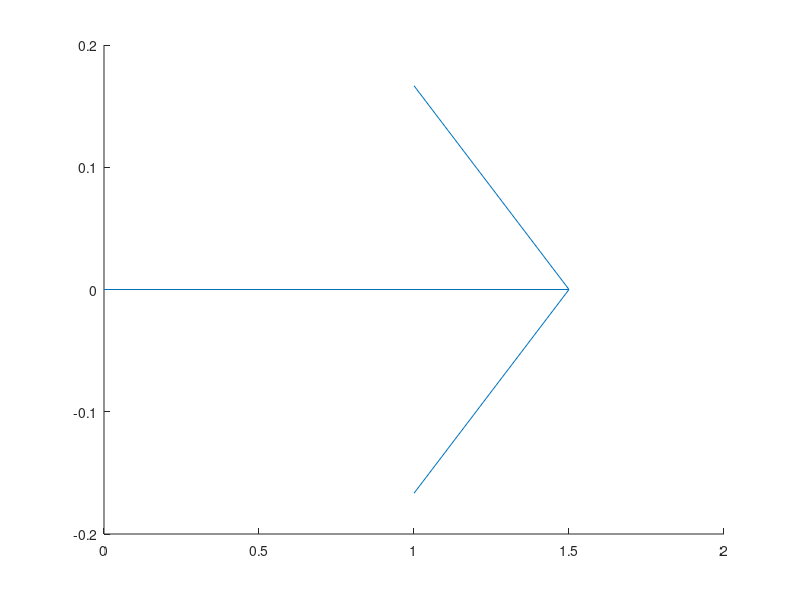

Recreate this plot in MATLAB. (Note: this script raises an error after producing the figure.)
clc; clf;
x=-10:0.1:10; y=-10:0.1:10; uG=0; vG=0;
[X,Y]=meshgrid(x,y); arsc=3; alw=4;


alpha=0*pi/180; xc=0; yc=0; 
Xvec=[reshape(X,length(x)*length(y),1),reshape(Y,length(x)*length(y),1)];
Xvec=Xvec*[cos(alpha), -sin(alpha); sin(alpha),cos(alpha)];
Xr=reshape(Xvec(:,1),length(x),length(y));
Yr=reshape(Xvec(:,2),length(x),length(y));
phi=1/2*(Xr.^2-Yr.^2);
[u,v]=gradient(phi,mean(diff(x)),mean(diff(x)));
r=sqrt(X.^2+Y.^2); u=u.*exp(-r.^2/1); v=v.*exp(-r.^2/1); 
X1=X+xc; Y1=Y+yc; uG=uG+interp2(X1,Y1,u,X,Y,"linear",0); vG=vG+interp2(X1,Y1,v,X,Y,"linear",0);
quiver(xc,yc,[cos(alpha)],[sin(alpha)],arsc/2,Alignment="tail",Color='r',LineWidth=alw,MaxHeadSize=0.8); hold on;
quiver(xc,yc,-[cos(alpha)],[sin(alpha)],arsc/2,Alignment="tail",Color='r',LineWidth=alw,MaxHeadSize=0.8); 
quiver(xc,yc,[-sin(alpha)],[cos(alpha)],arsc/2,Alignment="head",Color='r',LineWidth=alw,MaxHeadSize=0.8); 
quiver(xc,yc,[-sin(alpha)],-[cos(alpha)],arsc/2,Alignment="head",Color='r',LineWidth=alw,MaxHeadSize=0.8); 
%

alpha=-65*pi/180; xc=4; yc=0.7; 
Xvec=[reshape(X,length(x)*length(y),1),reshape(Y,length(x)*length(y),1)];
Xvec=Xvec*[cos(alpha), -sin(alpha); sin(alpha),cos(alpha)];
Xr=reshape(Xvec(:,1),length(x),length(y));
Yr=reshape(Xvec(:,2),length(x),length(y));
phi=1/2*(Xr.^2-Yr.^2);
[u,v]=gradient(phi,mean(diff(x)),mean(diff(x)));
r=sqrt(X.^2+Y.^2); u=u.*exp(-r.^2/1); v=v.*exp(-r.^2/1); 
X1=X+xc; Y1=Y+yc; uG=uG+interp2(X1,Y1,u,X,Y,"linear",0); vG=vG+interp2(X1,Y1,v,X,Y,"linear",0);
quiver(xc,yc,[cos(alpha)],[sin(alpha)],arsc/2,Alignment="tail",Color='r',LineWidth=alw,MaxHeadSize=0.8); hold on;
quiver(xc,yc,-[cos(alpha)],-[sin(alpha)],arsc/2,Alignment="tail",Color='r',LineWidth=alw,MaxHeadSize=0.8); 
quiver(xc,yc,[-sin(alpha)],[cos(alpha)],arsc/2,Alignment="head",Color='r',LineWidth=alw,MaxHeadSize=0.8); 
quiver(xc,yc,-[-sin(alpha)],-[cos(alpha)],arsc/2,Alignment="head",Color='r',LineWidth=alw,MaxHeadSize=0.8); 

%
alpha=35*pi/180; xc=1.5; yc=5.2; 
Xvec=[reshape(X,length(x)*length(y),1),reshape(Y,length(x)*length(y),1)];
Xvec=Xvec*[cos(alpha), -sin(alpha); sin(alpha),cos(alpha)];
Xr=reshape(Xvec(:,1),length(x),length(y));
Yr=reshape(Xvec(:,2),length(x),length(y));
phi=1/2*(Xr.^2-Yr.^2);
[u,v]=gradient(phi,mean(diff(x)),mean(diff(x)));
r=sqrt(X.^2+Y.^2); u=u.*exp(-r.^2/1); v=v.*exp(-r.^2/1); 
X1=X+xc; Y1=Y+yc; uG=uG+interp2(X1,Y1,u,X,Y,"linear",0); vG=vG+interp2(X1,Y1,v,X,Y,"linear",0);
quiver(xc,yc,[cos(alpha)],[sin(alpha)],arsc/2,Alignment="tail",Color='r',LineWidth=alw,MaxHeadSize=0.8); hold on;
quiver(xc,yc,-[cos(alpha)],-[sin(alpha)],arsc/2,Alignment="tail",Color='r',LineWidth=alw,MaxHeadSize=0.8); 
quiver(xc,yc,[-sin(alpha)],[cos(alpha)],arsc/2,Alignment="head",Color='r',LineWidth=alw,MaxHeadSize=0.8); 
quiver(xc,yc,-[-sin(alpha)],-[cos(alpha)],arsc/2,Alignment="head",Color='r',LineWidth=alw,MaxHeadSize=0.8); 

%

alpha=100*pi/180; xc=-1.5; yc=3.3; 
Xvec=[reshape(X,length(x)*length(y),1),reshape(Y,length(x)*length(y),1)];
Xvec=Xvec*[cos(alpha), -sin(alpha); sin(alpha),cos(alpha)];
Xr=reshape(Xvec(:,1),length(x),length(y));
Yr=reshape(Xvec(:,2),length(x),length(y));
phi=1/2*(Xr.^2-Yr.^2);
[u,v]=gradient(phi,mean(diff(x)),mean(diff(x)));
r=sqrt(X.^2+Y.^2); u=u.*exp(-r.^2/1); v=v.*exp(-r.^2/1); 
X1=X+xc; Y1=Y+yc; uG=uG+interp2(X1,Y1,u,X,Y,"linear",0); vG=vG+interp2(X1,Y1,v,X,Y,"linear",0);
quiver(xc,yc,[cos(alpha)],[sin(alpha)],arsc/2,Alignment="tail",Color='r',LineWidth=alw,MaxHeadSize=0.8); hold on;
quiver(xc,yc,-[cos(alpha)],-[sin(alpha)],arsc/2,Alignment="tail",Color='r',LineWidth=alw,MaxHeadSize=0.8); 
quiver(xc,yc,[-sin(alpha)],[cos(alpha)],arsc/2,Alignment="head",Color='r',LineWidth=alw,MaxHeadSize=0.8); 
quiver(xc,yc,-[-sin(alpha)],-[cos(alpha)],arsc/2,Alignment="head",Color='r',LineWidth=alw,MaxHeadSize=0.8); 

%

% mesh(X,Y,uG)
% quiver(X,Y,uG,vG); axis equal;
% %%
% psi=cumtrapz(Y(:,1),u,1)-cumtrapz(X(1,:),v,2);
% contour(X,Y,psi)
% % quiver(X,Y,u,v)

%


f= @(t,x) [interp2(X,Y,uG,x(1),x(2)); interp2(X,Y,vG,x(1),x(2))];
[t,y]=rk4_2(@(t,x)f(t,x),2500,0.1,0,[0.1;-2]);
%
 % quiver(X,Y,uG,vG);
hold on; plot(y(1,:),y(2,:),'k-',LineWidth=alw); axis equal;
quiver(y(1,end),y(2,end),diff(y(1,end-1:end)),diff(y(2,end-1:end)),arsc*1000,Color='k',LineWidth=alw,MaxHeadSize=10);

mar=1.5; 
minx=min(y(1,:));  maxx=max(y(1,:)); xlim([(maxx+minx)/2-(maxx-minx)/2*mar,(maxx+minx)/2+(maxx-minx)/2*mar])
minx=min(y(2,:));  maxx=max(y(2,:)); ylim([(maxx+minx)/2-(maxx-minx)/2*mar,(maxx+minx)/2+(maxx-minx)/2*mar])
ylim([-2.5 7])
xlim([-3 5.5])

text(-2.4,0.5,"saddle point","Interpreter","latex",'Color','red',"FontSize",22)
text(0.5,-1,"turbulent trajectory","Interpreter","latex",'Color','black',"FontSize",22,Rotation=0)

fnts=10; jfm_plt_aid_comm;
axis off;
%% 
exportgraphics(gcf,"turbulenceSketch.eps")

%% Hopf
clf;
xd=-0.6:0.1:0; xu=0:0.01:0.9;

plot(xd,xd*0,'k',LineWidth=1); hold on;
plot(xu,xu*0,'k--',LineWidth=1);
plot(xu,sqrt(xu)*0.9,'k-',LineWidth=1);
text(0,-0.1,"$\mu_c$",'Interpreter','latex',FontSize=15)
text(-0.85,0.9,"$A$",'Interpreter','latex',FontSize=15)
plot([-0.6 -0.6],[0 1],'k',LineWidth=1); quiver(-0.6,0.9,0,0.15,Color='black',MaxHeadSize=20,LineWidth=1)

axis off; 
axis equal;
fnts=10; jfm_plt_aid_comm; size_sq23;
set(gcf,"Position",[   450   361   247   130])

exportgraphics(gcf,"hopf1_meca.eps")

%% h1
clf;
mu=0.2;
f= @(t,x) [mu*x(1)-x(2)-x(3)*x(1);mu*x(2)+x(1)-x(3)*x(2);-x(3)+x(1)*x(1)+x(2)*x(2)];
[t,y]=rk4_2(@(t,x)f(t,x),400,0.1,0,[0;0.1/2;0]);
% plot(y')

plot(y(1,:),y(2,:),'k'); hold on; axis equal; set(gca,"XTick",[0]);set(gca,"YTick",[0]); set(gca,"XTickLabels",[]);set(gca,"YTickLabels",[]); axis square;
xlabel("x"); ylabel("y"); title("$\mu>\mu_c$"); grid on;

fnts=10; jfm_plt_aid_comm; size_sq23;
set(gcf,"Position",[     450   337   163   154])
exportgraphics(gcf,"hopf2_meca.eps")

clf;
mu=-0.09;
f= @(t,x) [mu*x(1)-x(2)-x(3)*x(1);mu*x(2)+x(1)-x(3)*x(2);-x(3)+x(1)*x(1)+x(2)*x(2)];
[t,y]=rk4_2(@(t,x)f(t,x),400,0.1,0,[0;0.1/2;0]);
% plot(y')

plot(y(1,:),y(2,:),'k'); hold on; axis equal; set(gca,"XTick",[0]);set(gca,"YTick",[0]); set(gca,"XTickLabels",[]);set(gca,"YTickLabels",[]); axis square;
xlabel("x"); ylabel("y"); title("$\mu<\mu_c$"); grid on;

fnts=10; jfm_plt_aid_comm; size_sq23;
set(gcf,"Position",[     450   337   163   154])
exportgraphics(gcf,"hopf3_meca.eps")
